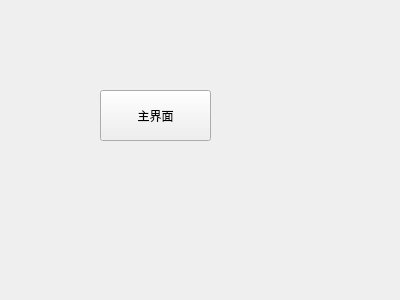
<?xml version="1.0" encoding="UTF-8"?>
<ui version="4.0">
 <class>function_widget</class>
 <widget class="QWidget" name="function_widget">
  <property name="geometry">
   <rect>
    <x>0</x>
    <y>0</y>
    <width>400</width>
    <height>300</height>
   </rect>
  </property>
  <property name="windowTitle">
   <string>Form</string>
  </property>
  <widget class="QPushButton" name="pushButton">
   <property name="geometry">
    <rect>
     <x>100</x>
     <y>90</y>
     <width>111</width>
     <height>51</height>
    </rect>
   </property>
   <property name="text">
    <string>主界面</string>
   </property>
  </widget>
 </widget>
 <resources/>
 <connections/>
</ui>
